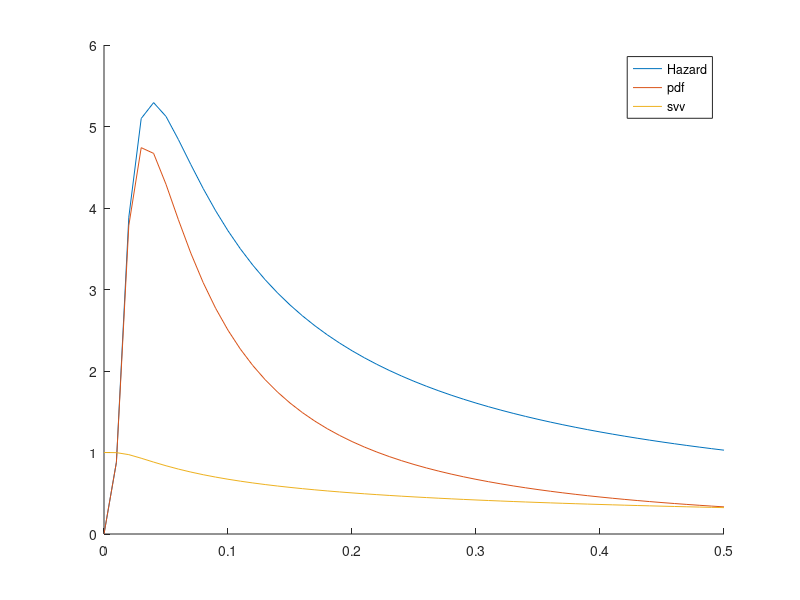

Here is the MATLAB script that generated this plot:
clearvars

ddt = 1e-2;
max1 = 0.5;
pd = makedist('InverseGaussian','mu',3,'lambda',0.1);
pdfIG = pdf(pd,0:ddt:max1);
cdfIG = cdf(pd,0:ddt:max1);
svvIG = 1 - cdfIG;
hazard = pdfIG./svvIG;
figure
hold on
plot(0:ddt:max1, hazard);
plot(0:ddt:max1, pdfIG);
plot(0:ddt:max1, svvIG);
legend('Hazard','pdf','svv');